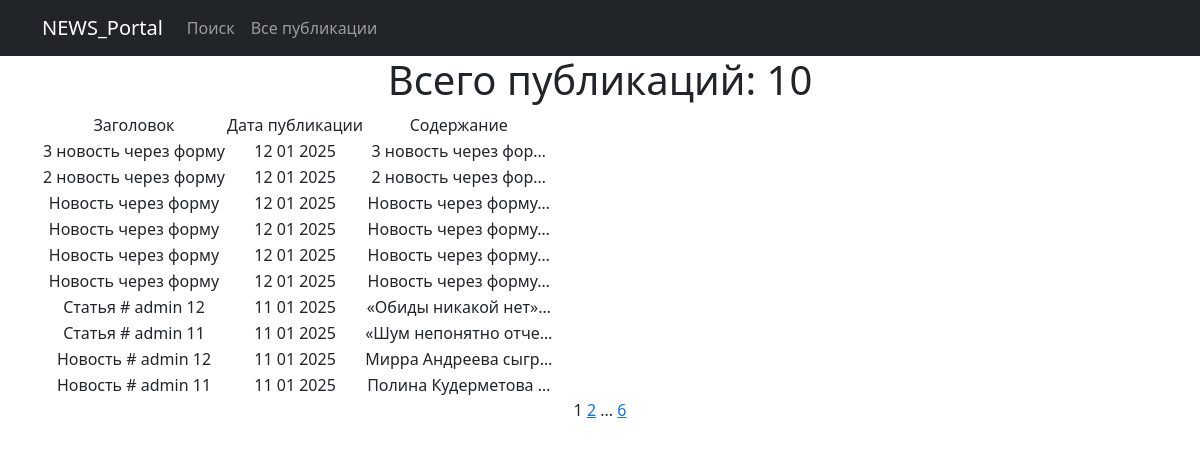
/post/, run on an earlier commit of the app's database.
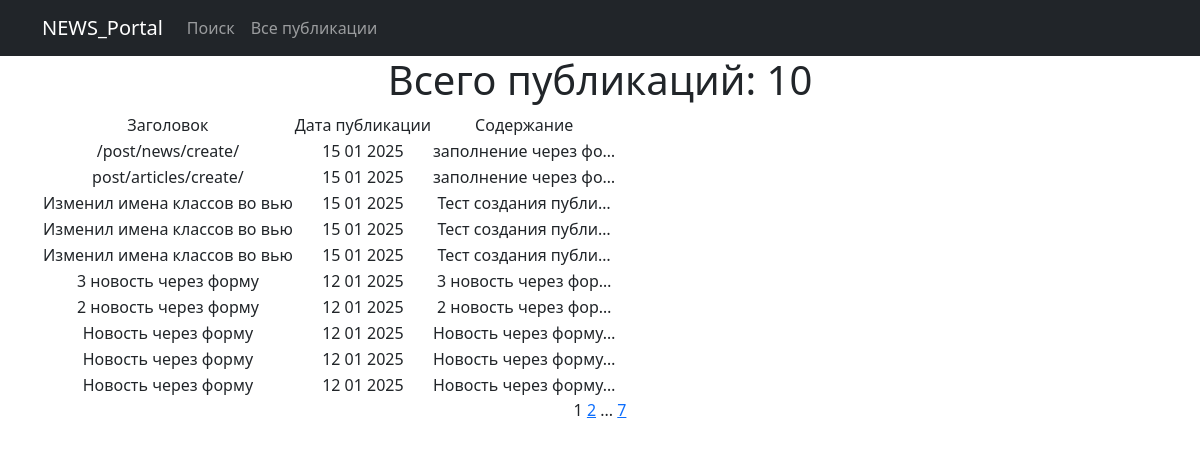
And on a later commit of the database.
### new_portal/models.py (models this page shows, shortened)
class Post(models.Model):
    author = models.ForeignKey(Author, on_delete=models.CASCADE)  # 'связь один ко многим' с моделью Author
    choice_type = models.CharField(max_length=2, choices=POST_TYPE_CHOICES, default='AR')  # Выбор типа сообщения
    time_in = models.DateTimeField(auto_now_add=True)  # автоматическое добавление даты и времени при создании поста
    categories = models.ManyToManyField(Category, through='PostCategory')  # 'связь многие ко многим' через PostCategory
    title = models.CharField(max_length=128)
    content = models.TextField()
    rating = models.IntegerField(default=0)

### new_portal/views.py (the view)
# urls.py: path('', PostList.as_view(), name='post'),
class PostList(ListView):
    model = Post
    ordering = '-time_in'  # сортировка по времени создания (от более свежей публикации)
    context_object_name = 'post'  # имя списка содержащего все объекты
    paginate_by = 10  # указываем количество записей на странице
    def get_queryset(self):
        queryset = super().get_queryset()  # Получаем обычный запрос
        self.filterset = PostFilter(self.request.GET, queryset)
        return self.filterset.qs  # Возвращаем из функции отфильтрованный список товаров
    def get_context_data(self, **kwargs):
        context = super().get_context_data(**kwargs)
        context['filterset'] = self.filterset  # Добавляем в контекст объект фильтрации.
        return context
    def get_template_names(self):
        if self.request.path == '/post/search/':
            return 'search.html'
        return 'post.html'

### new_portal/templatetags/censor_filters.py (called while the page is built)
@register.filter()  # декоратор, регистрирует функцию как фильтр (для применения его в шаблонах)
def censor(text):
    for el in BAD_WORDS:  # перебор списка слов и замена на *, при совпадении
        pattern = re.compile(r'\b{}\b'.format(el), re.IGNORECASE)
        censored_word = el[0] + '*' * (len(el) - 1)
        text = re.sub(pattern, censored_word, text)
    return text

@register.simple_tag(takes_context=True)  # сообщает Django, что для работы тега требуется передать контекст
def url_replace(context, **kwargs):
    d = context['request'].GET.copy()  # позволяет скопировать все параметры текущего запроса.
    for k, v in kwargs.items():  # по указанным полям устанавливаем новые значения, переданные при использовании тега
        d[k] = v
    return d.urlencode()  # кодируем параметры в формат, который может быть указан в строке браузера

### new_portal/templates/post.html (shortened to what this page needs)
{% extends 'flatpages/default.html' %}
{% load censor_filters %}
{% block content %}
<h1>Всего публикаций: {{ post|length }}</h1>
    {% if post %}
        <table>
            <tr>
                <td>Заголовок</td>
                <td>Дата публикации</td>
                <td>Содержание</td>
            </tr>
            {% for post_ in post %}
            <tr>
                <td>{{ post_.title|censor }}</td>
                <td>{{ post_.time_in|date:'d m Y' }}</td>
                <td>{{ post_.content|truncatechars:20|censor }}</td>
            </tr>
            {% endfor %}
        </table>
    {% endif %}
   {{ page_obj.number }}
   {% if page_obj.has_next %}
       <a href="?{% url_replace page=page_obj.next_page_number %}">{{ page_obj.next_page_number }}</a>
       {% if paginator.num_pages != page_obj.next_page_number %}
           ...
           <a href="?{% url_replace page=page_obj.paginator.num_pages %}">{{ page_obj.paginator.num_pages }}</a>
       {% endif %}
   {% endif %}
{% endblock content %}

What changed in the data, as far as the page shows it:
no longer on this page (row unchanged): Post: title|censor "Новость через форму", time_in "12 01 2025", content|censor "Новость через форму…"
no longer on this page (row unchanged): Post: title|censor "Статья # admin 12", time_in "11 01 2025", content|censor "«Обиды никакой нет»…"
no longer on this page (row unchanged): Post: title|censor "Статья # admin 11", time_in "11 01 2025", content|censor "«Шум непонятно отче…"
no longer on this page (row unchanged): Post: title|censor "Новость # admin 12", time_in "11 01 2025", content|censor "Мирра Андреева сыгр…"
no longer on this page (row unchanged): Post: title|censor "Новость # admin 11", time_in "11 01 2025", content|censor "Полина Кудерметова …"
added Post: title|censor "/post/news/create/", time_in "15 01 2025", content|censor "заполнение через фо…"
added Post: title|censor "post/articles/create/", time_in "15 01 2025", content|censor "заполнение через фо…"
added Post: title|censor "Изменил имена классов во вью", time_in "15 01 2025", content|censor "Тест создания публи…"
added Post: title|censor "Изменил имена классов во вью", time_in "15 01 2025", content|censor "Тест создания публи…"
added Post: title|censor "Изменил имена классов во вью", time_in "15 01 2025", content|censor "Тест создания публи…"
Also different on the page:
{{ page_obj.paginator.num_pages }}: "6" → "7"
